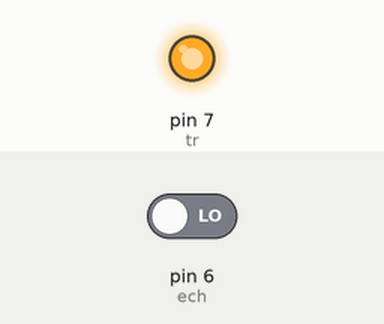
A sketch run on a simulated Arduino Uno, built with avr-gcc and run on an emulated ATmega328P. On the bench: output pins drawn as LEDs (lit = HIGH). The test bench sets the inputs (shaded band); at power-on: pin 6 (ech) LOW. What the sketch prints to the serial monitor is not drawn.

Above: at 0.1 s.
Timing chart, 0 to 1.6 s (numbered marks = the images above):
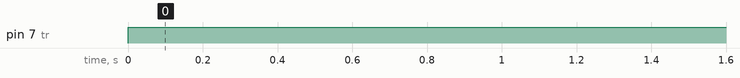

The sketch:

COMO_UTILIZAR_UN_SENSOR_ULTRASONICO_CONA_ARDUINO.ino
```cpp
/*CODIGO RELIZADO POR SALVADOR RUIZ SEDEÑO
PAGINA WEB: WWW.FROSTCODE.ES
VIDEOTUTORIAL DEL CODIGO EN YOUTUBE AQUI: https://www.youtube.com/watch?v=7_ysvfLmBww
*/
//OJO Este codigo no FUNCIONA BIEN

int tr = 7;//INICIAMOS EL TRIGGER (DISPARADOR)
int ech = 6;//INICIAMOS EL ECHO (RECEPTOR)
float tiempoderebote;//VARIABLE DONDE GUARDAREMOS EL TIEMPO QUE TARDA EN REBOTAR EL PULSO
float distancia;//VARIABLE DONDE ALMACENAREMOS LA DISTANCIA

void setup()
{
  pinMode(tr,OUTPUT);//PIN DEL DISPARADOR COMO SALIDA
  pinMode(ech,INPUT);//PIN DEL RECEPTOR COMO ENTRADA
  Serial.begin(9600);//INICIAMOS EL SERIAL A 9600
}


void loop()
{
 digitalWrite(tr,HIGH);//DISPARAMOS EL PULSO
 tiempoderebote = pulseIn(ech,HIGH);//MEDIMOS EL TIEMPO QUE TARDA EN VOLVER Y SER RECIBIDO POR EL RECEPTOR (ECHO)
 distancia = tiempoderebote*0.017;//FORMULA QUE TRASFORMA EL TIEMPO QUE HA TARDADO EN VOLVER EL PULSO EN CM
 Serial.print("La distancia es de: ");//MENSAJE SERIAL
 Serial.print(distancia);//IMPRIMIMOS LA DISTANCIA
 Serial.println(" Cm");//PONEMOS LA UNIDAD
 delay(500);//Y UN DELAY
}
```

Measured:
- by itself, pin 7 (tr): LOW → HIGH at 0.00 s
